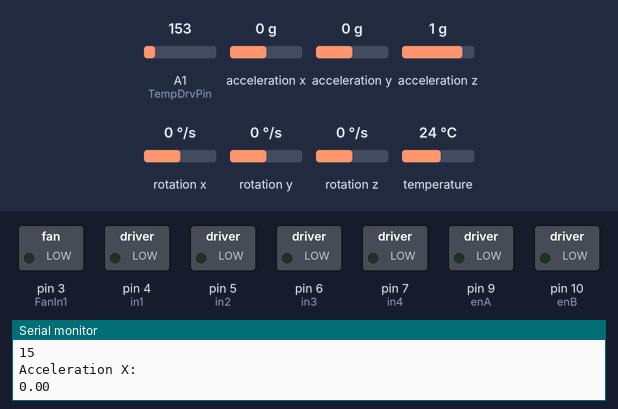
Bench run of a sketch on a simulated Arduino Uno, built with avr-gcc and run on an emulated ATmega328P. On the bench: switched loads named in the sketch (green lamp = pin HIGH), the last lines printed to the serial monitor. The inputs (shaded band) are chosen by the test bench; at power-on: acceleration x 0 g, A1 (TempDrvPin) = 153, acceleration y 0 g, acceleration z 1 g, rotation x 0 °/s, rotation y 0 °/s, rotation z 0 °/s, temperature 24 °C.

Above: at 1.2 s.
1.3 s: acceleration x set to -1.4 g
At 2.5 s:
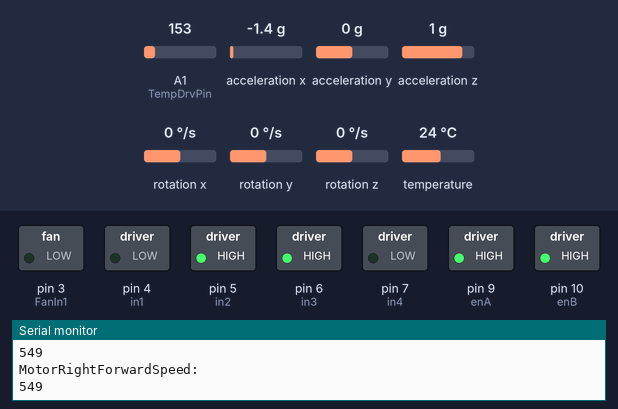
2.8 s: A1 (TempDrvPin) set to 167
4.3 s: A1 (TempDrvPin) set to 188
At 5.2 s:
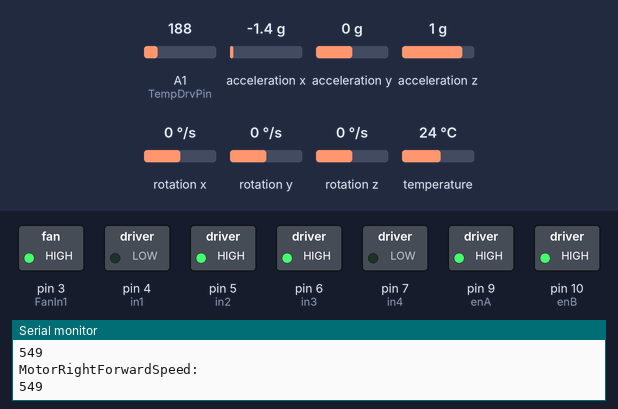
5.8 s: acceleration x set to 0.8 g
At 6.6 s:
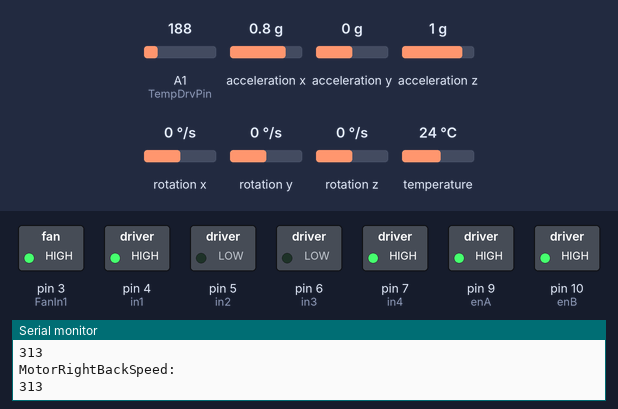
7.3 s: A1 (TempDrvPin) set to 133
At 7.6 s:
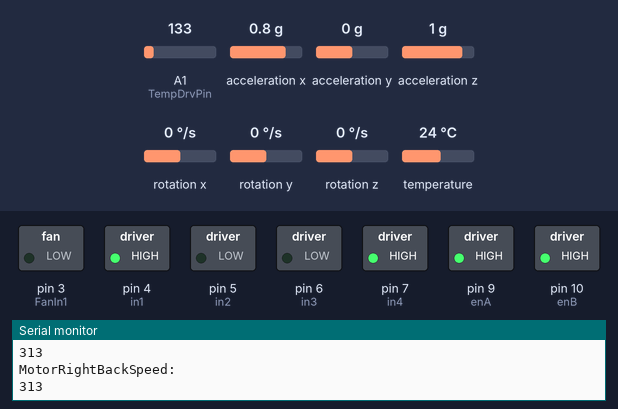
8.8 s: acceleration x set to 0 g
At 9.8 s:
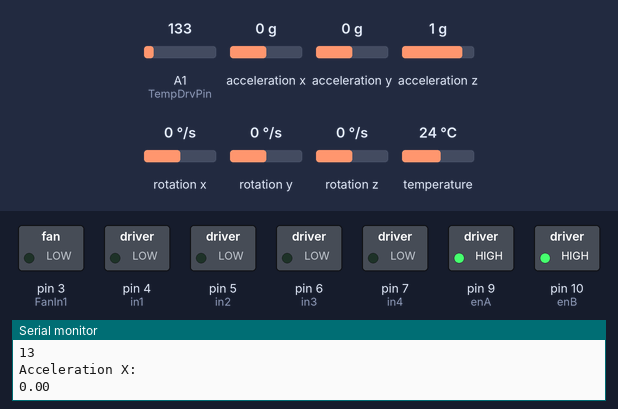
Timing chart, 0 to 11.3 s (numbered marks = the images above; inputs shaded):
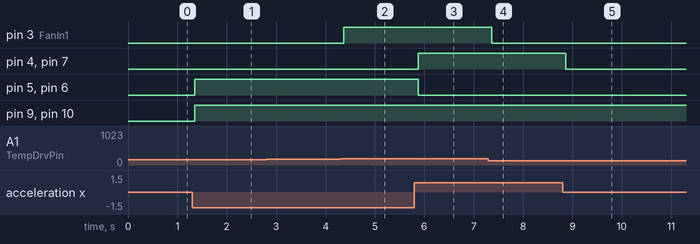

Measured:
- the behaviour switches between 179 and 180 on A1 (TempDrvPin) (found by bisection; images 1 and 2)
- after the input at 1.3 s, pin 5 (in2), pin 6 (in3), pin 9 (enA), pin 10 (enB): LOW → HIGH after 0.05 s
- after the input at 4.3 s, pin 3 (FanIn1): LOW → HIGH after 0.07 s
- after the input at 5.8 s, pin 4 (in1), pin 7 (in4): LOW → HIGH after 0.07 s; pin 5 (in2), pin 6 (in3): HIGH → LOW after 0.07 s
- after the input at 7.3 s, pin 3 (FanIn1): HIGH → LOW after 0.07 s
- after the input at 8.8 s, pin 4 (in1), pin 7 (in4): HIGH → LOW after 0.07 s

The sketch:

Self_Ballancing_COASTER_MPU6050_06_11_2021_19h30_not_work.ino
```cpp
// Basic demo for accelerometer readings from Adafruit MPU6050

#include <Adafruit_MPU6050.h>
#include <Adafruit_Sensor.h>
#include <Wire.h>

Adafruit_MPU6050 mpu;


//****************** DC Motor Control ***************************

// Motor A

int enA = 9;
int in1 = 4;
int in2 = 5;

// Motor B

int enB = 10;
int in3 = 6;
int in4 = 7;


// Motor Speed Values - Start at zero

int MotorSpeed1 = 0;

int MotorsBackSpeed = 0;
int MotorsForwardSpeed = 0;
int SpeedOffset = 0;
int AngleOffSet = 0;
int Delay = 0;
int ZeroAdjust = 0;

int LeftAdjFor = 0;
int RightAdjFor = 0;

int LeftAdjBack = 0;
int RightAdjBack = 0;

int MotorLeftForwardSpeed = 0;
int MotorRightForwardSpeed = 0;

int MotorLeftBackSpeed = 0;
int MotorRightBackSpeed = 0;

int FanIn1  = 3;

float TempDrvPin = A1;
int TempDrv = 0;

int fanSpeed = 0;

//***************************************************************
/////////////////////////////////////////////////////////////////
void forward(){
  digitalWrite(in1, LOW);
    digitalWrite(in2, HIGH);

    digitalWrite(in3, HIGH);
    digitalWrite(in4, LOW);

}

void reverse(){

    digitalWrite(in1, HIGH);
    digitalWrite(in2, LOW);

    digitalWrite(in3, LOW);
    digitalWrite(in4, HIGH);

}

void stop(){

    digitalWrite(in1, LOW);
    digitalWrite(in2, LOW);

    digitalWrite(in3, LOW);
    digitalWrite(in4, LOW);

}

void FanStart(){
//  digitalWrite(FanIn1,LOW);

}

void FanStop(){
  digitalWrite(FanIn1,LOW);

}


void setup() {
  // put your setup code here, to run once:
  Serial.begin(115200);
  while (!Serial)
    delay(10); // will pause Zero, Leonardo, etc until serial console opens

  Serial.println("Adafruit MPU6050 test!");

  // Try to initialize!
  if (!mpu.begin()) {
    Serial.println("Failed to find MPU6050 chip");
    while (1) {
      delay(10);
    }
  }
  Serial.println("MPU6050 Found!");

//  mpu.setAccelerometerRange(MPU6050_RANGE_8_G);
//  Serial.print("Accelerometer range set to: ");
//  switch (mpu.getAccelerometerRange()) {
//  case MPU6050_RANGE_2_G:
//    Serial.println("+-2G");
//    break;
//  case MPU6050_RANGE_4_G:
//    Serial.println("+-4G");
//    break;
//  case MPU6050_RANGE_8_G:
//    Serial.println("+-8G");
//    break;
//  case MPU6050_RANGE_16_G:
//    Serial.println("+-16G");
//    break;
//  }
//  mpu.setGyroRange(MPU6050_RANGE_500_DEG);
//  Serial.print("Gyro range set to: ");
//  switch (mpu.getGyroRange()) {
//  case MPU6050_RANGE_250_DEG:
//    Serial.println("+- 250 deg/s");
//    break;
//  case MPU6050_RANGE_500_DEG:
//    Serial.println("+- 500 deg/s");
//    break;
//  case MPU6050_RANGE_1000_DEG:
//    Serial.println("+- 1000 deg/s");
//    break;
//  case MPU6050_RANGE_2000_DEG:
//    Serial.println("+- 2000 deg/s");
//    break;
//  }
//
//  mpu.setFilterBandwidth(MPU6050_BAND_21_HZ);
//  Serial.print("Filter bandwidth set to: ");
//  switch (mpu.getFilterBandwidth()) {
//  case MPU6050_BAND_260_HZ:
//    Serial.println("260 Hz");
//    break;
//  case MPU6050_BAND_184_HZ:
//    Serial.println("184 Hz");
//    break;
//  case MPU6050_BAND_94_HZ:
//    Serial.println("94 Hz");
//    break;
//  case MPU6050_BAND_44_HZ:
//    Serial.println("44 Hz");
//    break;
//  case MPU6050_BAND_21_HZ:
//    Serial.println("21 Hz");
//    break;
//  case MPU6050_BAND_10_HZ:
//    Serial.println("10 Hz");
//    break;
//  case MPU6050_BAND_5_HZ:
//    Serial.println("5 Hz");
//    break;
//  }
//
//  Serial.println("");
//  delay(100);


//********************* DC Motor Control ************************

  // Set all the motor control pins to outputs

  pinMode(enA, OUTPUT);
  pinMode(in1, OUTPUT);
  pinMode(in2, OUTPUT);

  pinMode(enB, OUTPUT);
  pinMode(in3, OUTPUT);
  pinMode(in4, OUTPUT);


//***************************************************************
/////////////////////////////////////////////////////////////////


//************************* FAN CONTROL *************************

  pinMode(FanIn1, OUTPUT);


//***************************************************************

mpu.setAccelerometerRange(MPU6050_RANGE_8_G);   // +- 16, 8, 4, 2
  mpu.setGyroRange(MPU6050_RANGE_2000_DEG);      // +- 2000, 1000, 500, 250
  mpu.setFilterBandwidth(MPU6050_BAND_260_HZ);   // 5, 10, 21, 44, 94, 184, 260

}


void loop() {
  // put your main code here, to run repeatedly:


  /* Get new sensor events with the readings */
  sensors_event_t a, g, temp;
  mpu.getEvent(&a, &g, &temp);

  /* Print out the values */
//  Serial.print("Acceleration X: ");
//  Serial.print(a.acceleration.x);
//  Serial.print(", Y: ");
//  Serial.print(a.acceleration.y);
//  Serial.print(", Z: ");
//  Serial.print(a.acceleration.z);
//  Serial.println(" m/s^2");
//
//  Serial.print("Rotation X: ");
//  Serial.print(g.gyro.x);
//  Serial.print(", Y: ");
//  Serial.print(g.gyro.y);
//  Serial.print(", Z: ");
//  Serial.print(g.gyro.z);
//  Serial.println(" rad/s");

  Serial.print("Temperature: ");
  Serial.print(temp.temperature);
  Serial.println(" degC");

  Serial.println("");
//  delay(500);

//**********************************************************

TempDrv = analogRead(TempDrvPin);
TempDrv = TempDrv / 10;

fanSpeed = 255;

if (TempDrv >= 18){

  FanStart();
  analogWrite(FanIn1, fanSpeed);


}else if (TempDrv <= 16){

  FanStop();
}


Serial.println("TempDrv:");
Serial.println(TempDrv);

//***************************************************************
/////////////////////////////////////////////////////////////////

SpeedOffset = 5;
AngleOffSet = 0;
Delay = 50;
ZeroAdjust = 2 / 10;


LeftAdjFor = 0;
RightAdjFor = 0;

LeftAdjBack = 0;
RightAdjBack = 0;

if ((a.acceleration.x <= ZeroAdjust) && (a.acceleration.x >= -ZeroAdjust))
{
  a.acceleration.x = 0;
stop();

}


a.acceleration.x = a.acceleration.x * 10;

  Serial.println("Acceleration X: ");
  Serial.println(a.acceleration.x);

MotorLeftForwardSpeed = a.acceleration.x * -4;
MotorRightForwardSpeed = a.acceleration.x * -4;

MotorLeftBackSpeed = a.acceleration.x * 4;
MotorRightBackSpeed = a.acceleration.x * 4;


//MotorLeftForwardSpeed = map(a.acceleration.x, 0, -80, 0, 55);
//MotorRightForwardSpeed = map(a.acceleration.x, 0, -80, 0, 55);
//
//MotorLeftBackSpeed = map(a.acceleration.x, 0, 80, 0, 55);
//MotorRightBackSpeed = map(a.acceleration.x, 0, 80, 0, 55);

MotorLeftForwardSpeed = (MotorLeftForwardSpeed + LeftAdjFor);
MotorRightForwardSpeed = (MotorRightForwardSpeed + RightAdjFor);


//if (MotorLeftForwardSpeed <= 1){
//  MotorLeftForwardSpeed = 0;
//}
//
//if (MotorRightForwardSpeed <= 1){
//  MotorRightForwardSpeed = 0;
//}

MotorLeftBackSpeed = (MotorLeftBackSpeed + LeftAdjBack);
MotorRightBackSpeed = (MotorRightBackSpeed + RightAdjBack);

//if (MotorLeftBackSpeed <= 1){
//  MotorLeftBackSpeed = 0;
//}
//
//if (MotorRightBackSpeed <= 1){
//  MotorRightBackSpeed = 0;
//}


  if (a.acceleration.x > 2)
  {

reverse();


  analogWrite(enA, MotorRightBackSpeed);
  analogWrite(enB, MotorLeftBackSpeed);

//  analogWrite(enA, 150);
//  analogWrite(enB, 150);


Serial.println("MotorLeftBackSpeed:");
Serial.println(MotorLeftBackSpeed);
Serial.println("MotorRightBackSpeed:");
Serial.println(MotorRightBackSpeed);
//Serial.println("angle:");
//Serial.println(angle.x);

  delay(Delay);

  }
else if (a.acceleration.x < -2)
  {

 forward();


  analogWrite(enA, MotorRightForwardSpeed);
  analogWrite(enB, MotorLeftForwardSpeed);

//  analogWrite(enA, 150);
//  analogWrite(enB, 150);


Serial.println("MotorLeftForwardSpeed:");
Serial.println(MotorLeftForwardSpeed);
Serial.println("MotorRightForwardSpeed:");
Serial.println(MotorRightForwardSpeed);
//Serial.println("angle:");
//Serial.println(angle.x);

 delay(Delay);

  }

  delay(50);

//if ((a.acceleration.x <= 2) && (a.acceleration.x >= -2) || (a.acceleration.x >= 70) || (a.acceleration.x <= -70)){
//  stop();
//  analogWrite(enA, 0);
//  analogWrite(enB, 0);
//}

//*****************************************************
}
```
